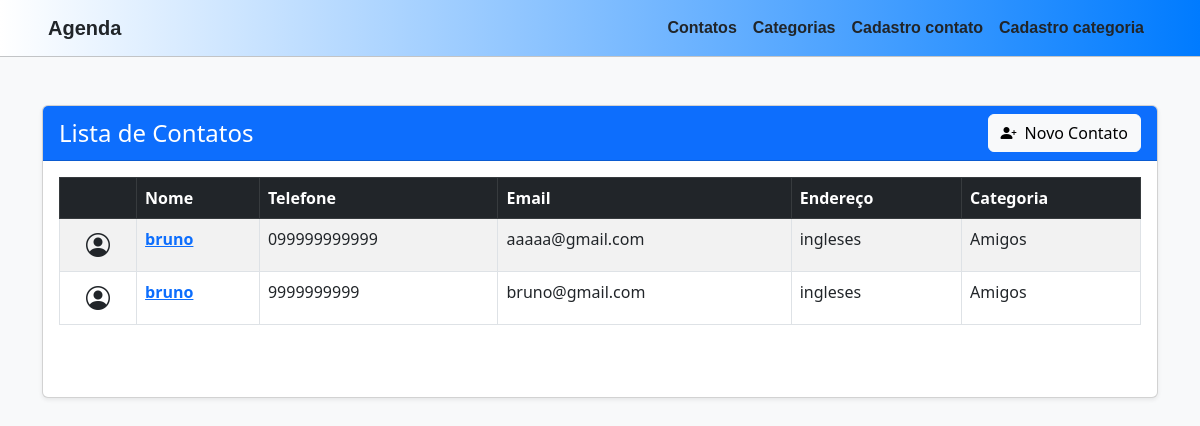
Before: / (signed in) with the older database file.
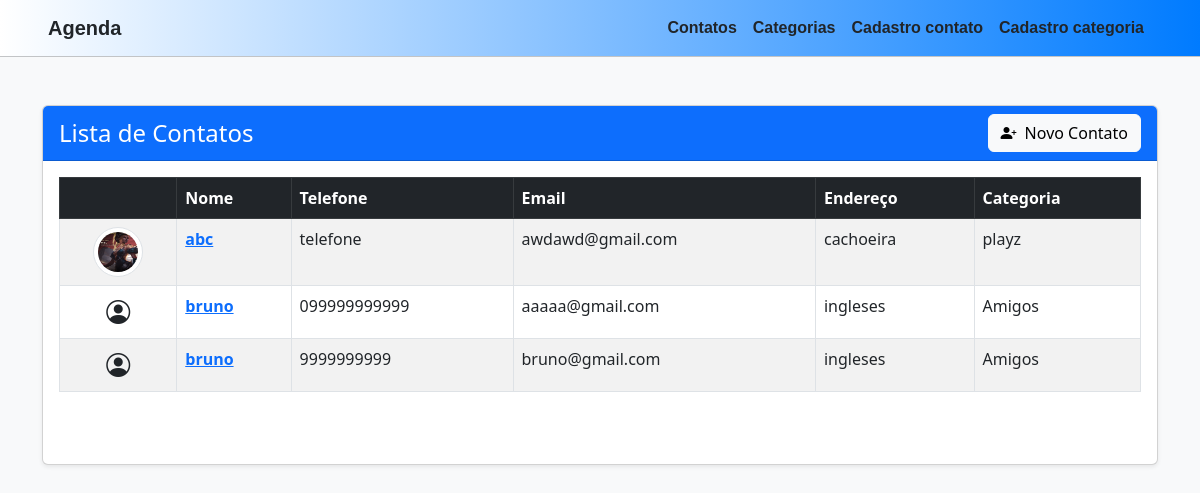
After: the same page with the newer database file.
### myapp/models.py (models this page shows, shortened)
class Contato(models.Model):
    nome = models.CharField(max_length=200, verbose_name="Nome")
    telefone = models.CharField(max_length=15, verbose_name="Telefone")
    email = models.EmailField(verbose_name="Email", blank=True, null=True)
    endereco = models.CharField(max_length=255, verbose_name="Endereço")
    categoria = models.ForeignKey(Categoria, on_delete=models.CASCADE, verbose_name="Categoria")
    imagem = models.ImageField(blank=True, null=True, verbose_name="Imagem")
    class Meta:
        verbose_name = "Contato"
        verbose_name_plural = "Contatos"
        ordering = ["nome"]

class Categoria(models.Model):
    nome = models.CharField(max_length=200, verbose_name="Nome")
    def __str__(self):
        return self.nome

### myapp/views.py (the view)
# urls.py: path('', HomeView.index, name='home'),
    def index(request):
        if request.user.is_authenticated:
            contatos = Contato.objects.all()
            return render(request, 'myapp/listagem_contatos.html', {'contatos': contatos})
        else:
            contatos = Contato.objects.all()
            return render(request, 'myapp/home.html', {'contatos': contatos})

### myapp/templates/myapp/listagem_contatos.html (shortened to what this page needs)
<!DOCTYPE html>
<html lang="pt-br">
<head>
    <link href="https://cdn.jsdelivr.net/npm/bootstrap@5.3.0/dist/css/bootstrap.min.css" rel="stylesheet">
    <link href="https://cdn.jsdelivr.net/npm/bootstrap-icons@1.10.5/font/bootstrap-icons.css" rel="stylesheet">
</head>
<body class="bg-body-tertiary">
    {% include 'myapp/includes/navbar.html' %}
    <main class="container my-5">
        <div class="card shadow-sm">
            <div class="card-header bg-primary text-white d-flex justify-content-between align-items-center">
                <h4 class="mb-0">Lista de Contatos</h4>
                <a href="{% url 'contato_cadastro' %}" class="btn btn-light">
                    <i class="bi bi-person-plus-fill me-2"></i>Novo Contato
                </a>
            </div>
            <div class="card-body">
                <div class="table-responsive">
                    <table class="table table-striped table-hover table-bordered">
                        <thead class="table-dark">
                            <tr>
                                <th scope="col"></th>
                                <th scope="col">Nome</th>
                                <th scope="col">Telefone</th>
                                <th scope="col">Email</th>
                                <th scope="col">Endereço</th>
                                <th scope="col">Categoria</th>
                            </tr>
                        </thead>
                        <tbody>
                            {% for contato in contatos %}
                            <tr>
                                <td class="text-center">
                                    {% if contato.imagem %}
                                        <img src="{{ contato.imagem.url }}" alt="{{ contato.nome }}" class="img-thumbnail rounded-circle" style="width: 50px; height: 50px;">
                                    {% else %}
                                        <i class="bi bi-person-circle fs-4"></i>
                                    {% endif %}
                                <td>
                                    <a href="{% url 'contato_detalhe' contato.id %}" class="text-primary fw-bold">
                                        {{ contato.nome }}
                                    </a>
                                </td>
                                <td>{{ contato.telefone }}</td>
                                <td>{{ contato.email }}</td>
                                <td>{{ contato.endereco }}</td>
                                <td>{{ contato.categoria }}</td>
                            </tr>
                            {% endfor %}
                        </tbody>
                    </table>
                </div>
                <nav aria-label="Paginação" class="d-flex justify-content-between mt-4">
                </nav>
            </div>
        </div>
    </main>
</body>
</html>

### myapp/templates/myapp/includes/navbar.html (shortened to what this page needs)
<nav class="navbar navbar-expand-lg navbar-light"
    style=" font-family: Arial, sans-serif; background: linear-gradient(90deg, rgba(255, 255, 255, 1) 0%, rgba(0, 123, 255, 1) 100%);">
    <a class="navbar-brand text-dark ms-5 fw-bolder" >Agenda</a>
    <div class="collapse navbar-collapse" id="navbarNav">
        <ul class="navbar-nav justify-content-end w-100 me-5 ">
            <li class="nav-item">
                <a class="nav-link text-dark fw-bolder" href="{% url 'listagem_contatos' %}">Contatos</a>
            </li>
            <li class="nav-item">
                <a class="nav-link text-dark fw-bolder" href="{% url 'listagem_categorias' %}">Categorias</a>
            </li>
            <li class="nav-item">
                <a class="nav-link text-dark fw-bolder" href="{% url 'contato_cadastro' %}">Cadastro
                    contato</a>
            </li>
            <li class="nav-item">
                <a class="nav-link text-dark fw-bolder" href="{% url 'categoria_cadastro' %}">Cadastro
                    categoria</a>
            </li>
        </ul>
    </div>
</nav>
<hr class="my-0">

Changed rows visible on the page:
added Contato: imagem (picture), nome "abc", telefone "telefone", email "awdawd@gmail.com", endereco "cachoeira", categoria "playz"
